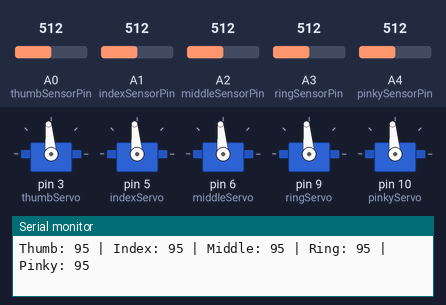
The sketch below on a simulated Arduino Uno, built with avr-gcc and run on an emulated ATmega328P. Shown: 5 × servo, the last lines printed to the serial monitor. The test bench sets the inputs (shaded band); at power-on: A0 (thumbSensorPin) = 512, A1 (indexSensorPin) = 512, A2 (middleSensorPin) = 512, A3 (ringSensorPin) = 512, A4 (pinkySensorPin) = 512.

Above: at 1.2 s.
1.3 s: A0 (thumbSensorPin) set to 710
At 1.7 s:
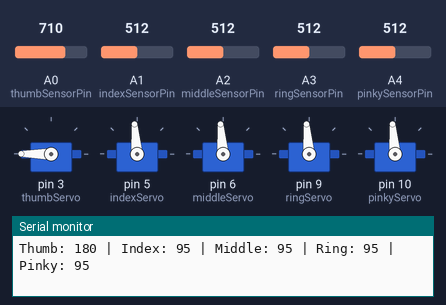
2.8 s: A1 (indexSensorPin) set to 710
At 4.0 s:
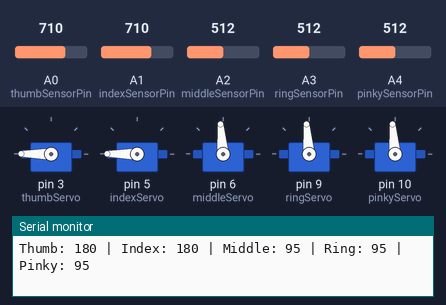
4.3 s: A2 (middleSensorPin) set to 710
At 4.8 s:
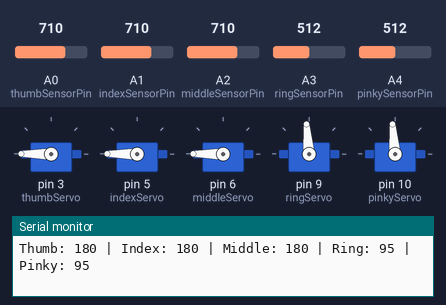
5.8 s: A3 (ringSensorPin) set to 306
At 6.5 s:
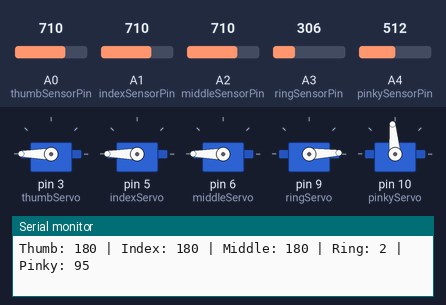
7.3 s: A4 (pinkySensorPin) set to 710
At 8.5 s:
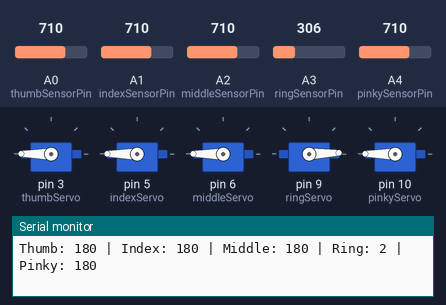
8.8 s: A0 (thumbSensorPin) set to 306
At 10.2 s:
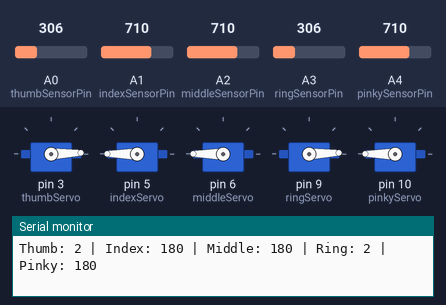
Timing chart, 0 to 11.3 s (numbered marks = the images above; inputs shaded):
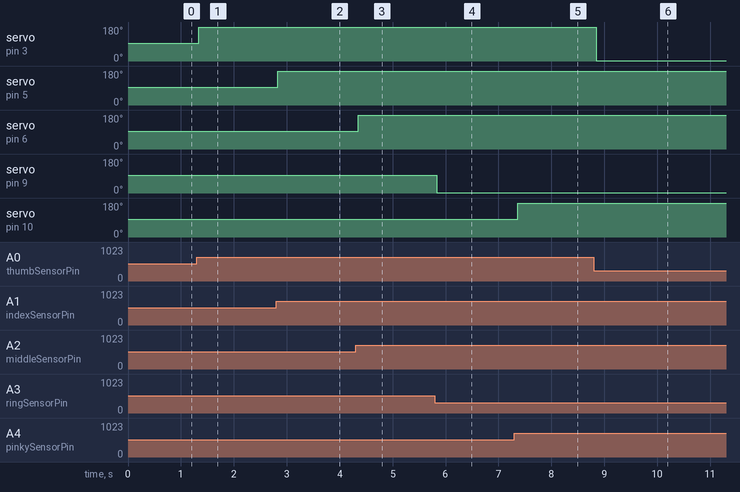

The sketch:

robotic_hand.ino
```cpp
#include <Servo.h>

// Define servo objects for 5 fingers
Servo thumbServo;
Servo indexServo;
Servo middleServo;
Servo ringServo;
Servo pinkyServo;

// Define analog input pins for 5 flex sensors
const int thumbSensorPin  = A0;
const int indexSensorPin  = A1;
const int middleSensorPin = A2;
const int ringSensorPin   = A3;
const int pinkySensorPin  = A4;

// Define sensor min and max values (adjust by testing)
int sensorMin = 300;  // Flexed
int sensorMax = 700;  // Straight

void setup() {
  // Attach servos to PWM pins
  thumbServo.attach(3);
  indexServo.attach(5);
  middleServo.attach(6);
  ringServo.attach(9);
  pinkyServo.attach(10);

  Serial.begin(9600);
}

void loop() {
  // Read and map each sensor to angle
  int thumbVal  = analogRead(thumbSensorPin);
  int indexVal  = analogRead(indexSensorPin);
  int middleVal = analogRead(middleSensorPin);
  int ringVal   = analogRead(ringSensorPin);
  int pinkyVal  = analogRead(pinkySensorPin);

  int thumbAngle  = map(thumbVal, sensorMin, sensorMax, 0, 180);
  int indexAngle  = map(indexVal, sensorMin, sensorMax, 0, 180);
  int middleAngle = map(middleVal, sensorMin, sensorMax, 0, 180);
  int ringAngle   = map(ringVal, sensorMin, sensorMax, 0, 180);
  int pinkyAngle  = map(pinkyVal, sensorMin, sensorMax, 0, 180);

  // Limit angles to servo range
  thumbAngle  = constrain(thumbAngle, 0, 180);
  indexAngle  = constrain(indexAngle, 0, 180);
  middleAngle = constrain(middleAngle, 0, 180);
  ringAngle   = constrain(ringAngle, 0, 180);
  pinkyAngle  = constrain(pinkyAngle, 0, 180);

  // Move servos
  thumbServo.write(thumbAngle);
  indexServo.write(indexAngle);
  middleServo.write(middleAngle);
  ringServo.write(ringAngle);
  pinkyServo.write(pinkyAngle);

  // Optional: Serial output for debugging
  Serial.print("Thumb: "); Serial.print(thumbAngle);
  Serial.print(" | Index: "); Serial.print(indexAngle);
  Serial.print(" | Middle: "); Serial.print(middleAngle);
  Serial.print(" | Ring: "); Serial.print(ringAngle);
  Serial.print(" | Pinky: "); Serial.println(pinkyAngle);

  delay(50); // Adjust speed/smoothness
}
```

Measured:
- after the input at 1.3 s, servo on pin 3 (thumbServo): 95° → 180° at once
- after the input at 2.8 s, servo on pin 5 (indexServo): 95° → 180° at once
- after the input at 4.3 s, servo on pin 6 (middleServo): 95° → 180° after 0.06 s
- after the input at 5.8 s, servo on pin 9 (ringServo): 95° → 2° at once
- after the input at 7.3 s, servo on pin 10 (pinkyServo): 95° → 180° after 0.06 s
- after the input at 8.8 s, servo on pin 3 (thumbServo): 180° → 2° at once
